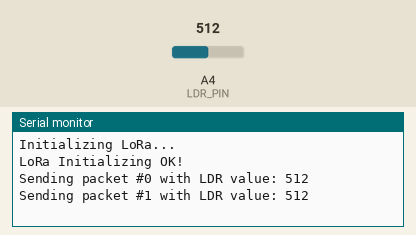
This sketch was run on a simulated Arduino Uno, built with avr-gcc and run on an emulated ATmega328P. Parts: the last lines printed to the serial monitor. The inputs (shaded band) are chosen by the test bench; at power-on: A4 (LDR_PIN) = 512. No radio packets arrive unless stated.

Above: at 10.8 s.
10.9 s: A4 (LDR_PIN) set to 716
At 20.7 s:
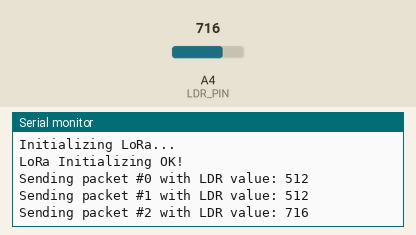
20.9 s: A4 (LDR_PIN) set to 900
At 31.3 s:
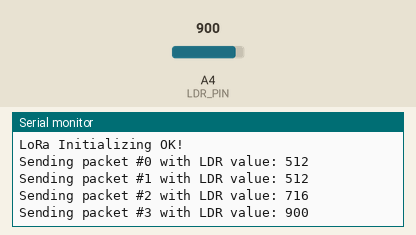
Timing chart, 0 to 32.8 s (numbered marks = the images above; inputs shaded):
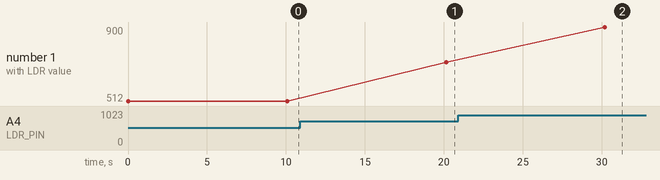

Measured:
- after the input at 10.9 s, the serial monitor: prints a new line after 9.2 s (image 1)
- after the input at 20.9 s, the serial monitor: prints a new line after 9.3 s (image 2)
- plotted number 1: 512 → 716 after the input at 10.9 s, 716 → 900 after the input at 20.9 s

The sketch:

lora_ldr_sender.ino
```cpp
#include <SPI.h>
#include <LoRa.h>

#define LDR_PIN A4
#define SS_PIN 10
#define RST_PIN 9
#define DIO0_PIN 2

int counter = 0;

void setup() {

  Serial.begin(115200);
  while (!Serial) {

    Serial.println("LoRa Sender");
  }
  Serial.println();


  Serial.println("Initializing LoRa...");
  LoRa.setPins(SS_PIN, RST_PIN, DIO0_PIN);

  while (!LoRa.begin(866E6)) {
    Serial.print(".");
    delay(500);
  }


  LoRa.setSyncWord(0xF3);
  Serial.println("LoRa Initializing OK!");
}

void loop() {

  int LDR_VALUE = analogRead(LDR_PIN);


  Serial.print("Sending packet #");
  Serial.print(counter);
  Serial.print(" with LDR value: ");
  Serial.println(LDR_VALUE);


  LoRa.beginPacket();
  LoRa.print(LDR_VALUE);
  LoRa.endPacket();


  counter++;


  delay(10000);
}
```

STM32_square_PROGRAMING.c
```cpp
//#include <stdio.h>
//#define square(x) ((x)*(x))
//
//int main()
//{
//    int x=5;
//    printf("x: %d square of x: %d",x,square(x));
//    return 0;
//}
```

STM32._print_nm.c
```cpp
#include<stdio.h>

 #define santanu printf("SANTANU");

 int main()
 {
     santanu;
 }
```

TASK.c
```cpp
// Task 1.Create Car structure globally consisting of Model, colour and price and print on the screen.


// #include <stdio.h>
// struct Car {
//     char model[30];
//     char color[15];
//     int seats;
//     double price;
// };
// struct Car car = {"Honda Civic", "Blue", 4, 22000.00};

// void printCarDetails() {
//     printf("Car Details:\n");
//     printf("Model: %s\n", car.model);
//     printf("Color: %s\n", car.color);
//     printf("Seats: %d\n",car.seats);
//     printf("Price: $%.2lf\n", car.price);
// }

// int main() {
//     printCarDetails();
//     return 0;
// }

// // Task 2 Write a program to create structure globally enter the name,age and salary of employees and manager.
// If the manager age is above 30 then the salary will be 65000 otherwise 55000.


// #include <stdio.h>


// struct Employee {
//     char name[50];
//     int age;
//     float salary;
// };


// struct Employee manager, employee;

// int main() {

//     printf("Enter Employee's Name: ");
//     scanf("%s", employee.name);
//     printf("Enter Employee's Age: ");
//     scanf("%d", &employee.age);
//     printf("Enter Employee's Salary: ");
//     scanf("%f", &employee.salary);


//     printf("\nEnter Manager's Name: ");
//     scanf("%s", manager.name);
//     printf("Enter Manager's Age: ");
//     scanf("%d", &manager.age);


//     if (manager.age > 30) {
//         manager.salary = 65000;
//     } else {
//         manager.salary = 55000;
//     }

//     printf("\nEmployee Details:\n");
//     printf("Name: %s\n", employee.name);
//     printf("Age: %d\n", employee.age);
//     printf("Salary: %.2f\n", employee.salary);


//     printf("\nManager Details:\n");
//     printf("Name: %s\n", manager.name);
//     printf("Age: %d\n", manager.age);
//     printf("Salary: %.2f\n", manager.salary);

//     return 0;
// }


// // Task 3 Create a structure named Book to store book details like title, author, and price. Write a C program to input details for
// three books, find the most expensive and the lowest priced books, and display their information.


// #include <stdio.h>


// struct Book {
//     char title[100];
//     char author[100];
//     float price;
// };

// int main() {
//     struct Book books[3];
//     int most_expensive_index = 0, lowest_priced_index = 0;

//     for (int i = 0; i < 3; i++) {
//         printf("\nEnter details for Book %d:\n", i + 1);
//         printf("Title: ");
//         scanf(" %[^\n]", books[i].title);
//         printf("Author: ");
//         scanf(" %[^\n]", books[i].author);
//         printf("Price: ");
//         scanf("%f", &books[i].price);

//         if (books[i].price > books[most_expensive_index].price) {
//             most_expensive_index = i;
//         }
//         if (books[i].price < books[lowest_priced_index].price) {
//             lowest_priced_index = i;
//         }
//     }

//     printf("\nMost Expensive Book:\n");
//     printf("Title: %s\n", books[most_expensive_index].title);
//     printf("Author: %s\n", books[most_expensive_index].author);
//     printf("Price: %.2f\n", books[most_expensive_index].price);

//     printf("\nLowest Priced Book:\n");
//     printf("Title: %s\n", books[lowest_priced_index].title);
//     printf("Author: %s\n", books[lowest_priced_index].author);
//     printf("Price: %.2f\n", books[lowest_priced_index].price);

//     return 0;
// }

// // Task 4 Define a structure named Circle to represent a circle with a radius. Write a C program to create user defined
// function to calculate the area and perimeter of two circles and display the results in the main function.

// #include <stdio.h>
// #define PI 3.14159


// struct Circle {
//     float radius;
// };

// float calculate_area(struct Circle c) {
//     return PI * c.radius * c.radius;
// }

// float calculate_perimeter(struct Circle c) {
//     return 2 * PI * c.radius;
// }

// int main() {
//     struct Circle circle1, circle2;


//     printf("Enter the radius of Circle 1: ");
//     scanf("%f", &circle1.radius);


//     printf("Enter the radius of Circle 2: ");
//     scanf("%f", &circle2.radius);


//     float area1 = calculate_area(circle1);
//     float perimeter1 = calculate_perimeter(circle1);


//     float area2 = calculate_area(circle2);
//     float perimeter2 = calculate_perimeter(circle2);


//     printf("\nCircle 1:\n");
//     printf("Radius: %.2f\n", circle1.radius);
//     printf("Area: %.2f\n", area1);
//     printf("Perimeter: %.2f\n", perimeter1);


//     printf("\nCircle 2:\n");
//     printf("Radius: %.2f\n", circle2.radius);
//     printf("Area: %.2f\n", area2);
//     printf("Perimeter: %.2f\n", perimeter2);

//     return 0;
// }
```

c_programing.cpp
```cpp
#include <stdio.h>

int main() {
    int i;
    for (i = 0; i < 5; i++) {
        if (i % 2 == 0) {
            printf("%d is even\n", i);
        } else {
            printf("%d is odd\n", i);
        }
    }
    return 0;
}
```

col-mod-price-car.c
```cpp
#include <stdio.h>

struct Car {
    char model[50];
    char colour[30];
    float price;
};

void printCar(struct Car car) {
    printf("Car Model: %s\n", car.model);
    printf("Car Colour: %s\n", car.colour);
    printf("Car Price: %.2f\n", car.price);
}

int main() {
    // Create a global Car instance
    struct Car myCar = {"BMW", "Red", 0001};

    // Print car details
    printCar(myCar);

    return 0;
}
```
